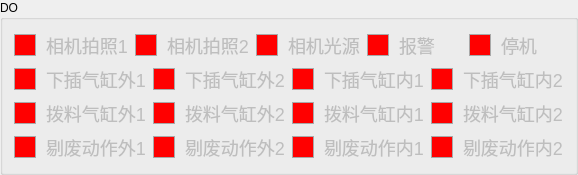
                 <widget class="QGroupBox" name="groupBox_18">
                  <property name="title">
                   <string>DO</string>
                  </property>
                  <layout class="QGridLayout" name="gridLayout_5">
                   <item row="0" column="0">
                    <layout class="QGridLayout" name="gridLayout_14">
                     <item row="0" column="0">
                      <layout class="QHBoxLayout" name="horizontalLayout_30">
                       <item>
                        <widget class="QCheckBox" name="cbox_DOpaizhao1">
                         <property name="enabled">
                          <bool>false</bool>
                         </property>
                         <property name="styleSheet">
                          <string notr="true">QCheckBox {
    /* 默认样式 */
    spacing: 10px; /* 文字和框框之间的间距 */
    font-size: 18px; /* 字体大小 */
}

QCheckBox::indicator {
    /* 按钮的大小 */
    width: 20px;
    height: 20px;
}

QCheckBox::indicator:unchecked {
    /* 未选中状态的样式 */
    background-color:rgb(255, 0, 0); /* 背景颜色 */
    border: 1px solid darkgray; /* 边框颜色 */
}

QCheckBox::indicator:unchecked:hover {
    /* 未选中状态鼠标悬停时的样式 */
    background-color: gray; /* 背景颜色 */
}

QCheckBox::indicator:checked {
    /* 选中状态的样式 */
    background-color: rgb(0, 255, 0); /* 背景颜色 */
    border: 1px solid darkred; /* 边框颜色 */
}

QCheckBox::indicator:checked:hover {
    /* 选中状态鼠标悬停时的样式 */
    background-color: darkred; /* 背景颜色 */
}</string>
                         </property>
                         <property name="text">
                          <string>相机拍照1</string>
                         </property>
                        </widget>
                       </item>
                       <item>
                        <widget class="QCheckBox" name="cbox_DOpaizhao2">
                         <property name="enabled">
                          <bool>false</bool>
                         </property>
                         <property name="styleSheet">
                          <string notr="true">QCheckBox {
    /* 默认样式 */
    spacing: 10px; /* 文字和框框之间的间距 */
    font-size: 18px; /* 字体大小 */
}

QCheckBox::indicator {
    /* 按钮的大小 */
    width: 20px;
    height: 20px;
}

QCheckBox::indicator:unchecked {
    /* 未选中状态的样式 */
    background-color:rgb(255, 0, 0); /* 背景颜色 */
    border: 1px solid darkgray; /* 边框颜色 */
}

QCheckBox::indicator:unchecked:hover {
    /* 未选中状态鼠标悬停时的样式 */
    background-color: gray; /* 背景颜色 */
}

QCheckBox::indicator:checked {
    /* 选中状态的样式 */
    background-color: rgb(0, 255, 0); /* 背景颜色 */
    border: 1px solid darkred; /* 边框颜色 */
}

QCheckBox::indicator:checked:hover {
    /* 选中状态鼠标悬停时的样式 */
    background-color: darkred; /* 背景颜色 */
}</string>
                         </property>
                         <property name="text">
                          <string>相机拍照2</string>
                         </property>
                        </widget>
                       </item>
                       <item>
                        <widget class="QCheckBox" name="cbox_DOguangyuan">
                         <property name="enabled">
                          <bool>false</bool>
                         </property>
                         <property name="styleSheet">
                          <string notr="true">QCheckBox {
    /* 默认样式 */
    spacing: 10px; /* 文字和框框之间的间距 */
    font-size: 18px; /* 字体大小 */
}

QCheckBox::indicator {
    /* 按钮的大小 */
    width: 20px;
    height: 20px;
}

QCheckBox::indicator:unchecked {
    /* 未选中状态的样式 */
    background-color:rgb(255, 0, 0); /* 背景颜色 */
    border: 1px solid darkgray; /* 边框颜色 */
}

QCheckBox::indicator:unchecked:hover {
    /* 未选中状态鼠标悬停时的样式 */
    background-color: gray; /* 背景颜色 */
}

QCheckBox::indicator:checked {
    /* 选中状态的样式 */
    background-color: rgb(0, 255, 0); /* 背景颜色 */
    border: 1px solid darkred; /* 边框颜色 */
}

QCheckBox::indicator:checked:hover {
    /* 选中状态鼠标悬停时的样式 */
    background-color: darkred; /* 背景颜色 */
}</string>
                         </property>
                         <property name="text">
                          <string>相机光源</string>
                         </property>
                        </widget>
                       </item>
                       <item>
                        <widget class="QCheckBox" name="cbox_DObaojing">
                         <property name="enabled">
                          <bool>false</bool>
                         </property>
                         <property name="styleSheet">
                          <string notr="true">QCheckBox {
    /* 默认样式 */
    spacing: 10px; /* 文字和框框之间的间距 */
    font-size: 18px; /* 字体大小 */
}

QCheckBox::indicator {
    /* 按钮的大小 */
    width: 20px;
    height: 20px;
}

QCheckBox::indicator:unchecked {
    /* 未选中状态的样式 */
    background-color:rgb(255, 0, 0); /* 背景颜色 */
    border: 1px solid darkgray; /* 边框颜色 */
}

QCheckBox::indicator:unchecked:hover {
    /* 未选中状态鼠标悬停时的样式 */
    background-color: gray; /* 背景颜色 */
}

QCheckBox::indicator:checked {
    /* 选中状态的样式 */
    background-color: rgb(0, 255, 0); /* 背景颜色 */
    border: 1px solid darkred; /* 边框颜色 */
}

QCheckBox::indicator:checked:hover {
    /* 选中状态鼠标悬停时的样式 */
    background-color: darkred; /* 背景颜色 */
}</string>
                         </property>
                         <property name="text">
                          <string>报警</string>
                         </property>
                        </widget>
                       </item>
                       <item>
                        <widget class="QCheckBox" name="cbox_DOtingji">
                         <property name="enabled">
                          <bool>false</bool>
                         </property>
                         <property name="styleSheet">
                          <string notr="true">QCheckBox {
    /* 默认样式 */
    spacing: 10px; /* 文字和框框之间的间距 */
    font-size: 18px; /* 字体大小 */
}

QCheckBox::indicator {
    /* 按钮的大小 */
    width: 20px;
    height: 20px;
}

QCheckBox::indicator:unchecked {
    /* 未选中状态的样式 */
    background-color:rgb(255, 0, 0); /* 背景颜色 */
    border: 1px solid darkgray; /* 边框颜色 */
}

QCheckBox::indicator:unchecked:hover {
    /* 未选中状态鼠标悬停时的样式 */
    background-color: gray; /* 背景颜色 */
}

QCheckBox::indicator:checked {
    /* 选中状态的样式 */
    background-color: rgb(0, 255, 0); /* 背景颜色 */
    border: 1px solid darkred; /* 边框颜色 */
}

QCheckBox::indicator:checked:hover {
    /* 选中状态鼠标悬停时的样式 */
    background-color: darkred; /* 背景颜色 */
}</string>
                         </property>
                         <property name="text">
                          <string>停机</string>
                         </property>
                        </widget>
                       </item>
                      </layout>
                     </item>
                     <item row="1" column="0">
                      <layout class="QHBoxLayout" name="horizontalLayout_31">
                       <item>
                        <widget class="QCheckBox" name="cbox_DOxiachaqigangwai1">
                         <property name="enabled">
                          <bool>false</bool>
                         </property>
                         <property name="styleSheet">
                          <string notr="true">QCheckBox {
    /* 默认样式 */
    spacing: 10px; /* 文字和框框之间的间距 */
    font-size: 18px; /* 字体大小 */
}

QCheckBox::indicator {
    /* 按钮的大小 */
    width: 20px;
    height: 20px;
}

QCheckBox::indicator:unchecked {
    /* 未选中状态的样式 */
    background-color:rgb(255, 0, 0); /* 背景颜色 */
    border: 1px solid darkgray; /* 边框颜色 */
}

QCheckBox::indicator:unchecked:hover {
    /* 未选中状态鼠标悬停时的样式 */
    background-color: gray; /* 背景颜色 */
}

QCheckBox::indicator:checked {
    /* 选中状态的样式 */
    background-color: rgb(0, 255, 0); /* 背景颜色 */
    border: 1px solid darkred; /* 边框颜色 */
}

QCheckBox::indicator:checked:hover {
    /* 选中状态鼠标悬停时的样式 */
    background-color: darkred; /* 背景颜色 */
}</string>
                         </property>
                         <property name="text">
                          <string>下插气缸外1</string>
                         </property>
                        </widget>
                       </item>
                       <item>
                        <widget class="QCheckBox" name="cbox_DOxiachaqigangwai2">
                         <property name="enabled">
                          <bool>false</bool>
                         </property>
                         <property name="styleSheet">
                          <string notr="true">QCheckBox {
    /* 默认样式 */
    spacing: 10px; /* 文字和框框之间的间距 */
    font-size: 18px; /* 字体大小 */
}

QCheckBox::indicator {
    /* 按钮的大小 */
    width: 20px;
    height: 20px;
}

QCheckBox::indicator:unchecked {
    /* 未选中状态的样式 */
    background-color:rgb(255, 0, 0); /* 背景颜色 */
    border: 1px solid darkgray; /* 边框颜色 */
}

QCheckBox::indicator:unchecked:hover {
    /* 未选中状态鼠标悬停时的样式 */
    background-color: gray; /* 背景颜色 */
}

QCheckBox::indicator:checked {
    /* 选中状态的样式 */
    background-color: rgb(0, 255, 0); /* 背景颜色 */
    border: 1px solid darkred; /* 边框颜色 */
}

QCheckBox::indicator:checked:hover {
    /* 选中状态鼠标悬停时的样式 */
    background-color: darkred; /* 背景颜色 */
}</string>
                         </property>
                         <property name="text">
                          <string>下插气缸外2</string>
                         </property>
                        </widget>
                       </item>
                       <item>
                        <widget class="QCheckBox" name="cbox_DOxiachaqigangnei1">
                         <property name="enabled">
                          <bool>false</bool>
                         </property>
                         <property name="styleSheet">
                          <string notr="true">QCheckBox {
    /* 默认样式 */
    spacing: 10px; /* 文字和框框之间的间距 */
    font-size: 18px; /* 字体大小 */
}

QCheckBox::indicator {
    /* 按钮的大小 */
    width: 20px;
    height: 20px;
}

QCheckBox::indicator:unchecked {
    /* 未选中状态的样式 */
    background-color:rgb(255, 0, 0); /* 背景颜色 */
    border: 1px solid darkgray; /* 边框颜色 */
}

QCheckBox::indicator:unchecked:hover {
    /* 未选中状态鼠标悬停时的样式 */
    background-color: gray; /* 背景颜色 */
}

QCheckBox::indicator:checked {
    /* 选中状态的样式 */
    background-color: rgb(0, 255, 0); /* 背景颜色 */
    border: 1px solid darkred; /* 边框颜色 */
}

QCheckBox::indicator:checked:hover {
    /* 选中状态鼠标悬停时的样式 */
    background-color: darkred; /* 背景颜色 */
}</string>
                         </property>
                         <property name="text">
                          <string>下插气缸内1</string>
                         </property>
                        </widget>
                       </item>
                       <item>
                        <widget class="QCheckBox" name="cbox_DOxiachaqigangnei2">
                         <property name="enabled">
                          <bool>false</bool>
                         </property>
                         <property name="styleSheet">
                          <string notr="true">QCheckBox {
    /* 默认样式 */
    spacing: 10px; /* 文字和框框之间的间距 */
    font-size: 18px; /* 字体大小 */
}

QCheckBox::indicator {
    /* 按钮的大小 */
    width: 20px;
    height: 20px;
}

QCheckBox::indicator:unchecked {
    /* 未选中状态的样式 */
    background-color:rgb(255, 0, 0); /* 背景颜色 */
    border: 1px solid darkgray; /* 边框颜色 */
}

QCheckBox::indicator:unchecked:hover {
    /* 未选中状态鼠标悬停时的样式 */
    background-color: gray; /* 背景颜色 */
}

QCheckBox::indicator:checked {
    /* 选中状态的样式 */
    background-color: rgb(0, 255, 0); /* 背景颜色 */
    border: 1px solid darkred; /* 边框颜色 */
}

QCheckBox::indicator:checked:hover {
    /* 选中状态鼠标悬停时的样式 */
    background-color: darkred; /* 背景颜色 */
}</string>
                         </property>
                         <property name="text">
                          <string>下插气缸内2</string>
                         </property>
                        </widget>
                       </item>
                      </layout>
                     </item>
                     <item row="2" column="0">
                      <layout class="QHBoxLayout" name="horizontalLayout_32">
                       <item>
                        <widget class="QCheckBox" name="cbox_DOboliaoqigangwai1">
                         <property name="enabled">
                          <bool>false</bool>
                         </property>
                         <property name="styleSheet">
                          <string notr="true">QCheckBox {
    /* 默认样式 */
    spacing: 10px; /* 文字和框框之间的间距 */
    font-size: 18px; /* 字体大小 */
}

QCheckBox::indicator {
    /* 按钮的大小 */
    width: 20px;
    height: 20px;
}

QCheckBox::indicator:unchecked {
    /* 未选中状态的样式 */
    background-color:rgb(255, 0, 0); /* 背景颜色 */
    border: 1px solid darkgray; /* 边框颜色 */
}

QCheckBox::indicator:unchecked:hover {
    /* 未选中状态鼠标悬停时的样式 */
    background-color: gray; /* 背景颜色 */
}

QCheckBox::indicator:checked {
    /* 选中状态的样式 */
    background-color: rgb(0, 255, 0); /* 背景颜色 */
    border: 1px solid darkred; /* 边框颜色 */
}

QCheckBox::indicator:checked:hover {
    /* 选中状态鼠标悬停时的样式 */
    background-color: darkred; /* 背景颜色 */
}</string>
                         </property>
                         <property name="text">
                          <string>拨料气缸外1</string>
                         </property>
                        </widget>
                       </item>
                       <item>
                        <widget class="QCheckBox" name="cbox_DOboliaoqigangwai2">
                         <property name="enabled">
                          <bool>false</bool>
                         </property>
                         <property name="styleSheet">
                          <string notr="true">QCheckBox {
    /* 默认样式 */
    spacing: 10px; /* 文字和框框之间的间距 */
    font-size: 18px; /* 字体大小 */
}

QCheckBox::indicator {
    /* 按钮的大小 */
    width: 20px;
    height: 20px;
}

QCheckBox::indicator:unchecked {
    /* 未选中状态的样式 */
    background-color:rgb(255, 0, 0); /* 背景颜色 */
    border: 1px solid darkgray; /* 边框颜色 */
}

QCheckBox::indicator:unchecked:hover {
    /* 未选中状态鼠标悬停时的样式 */
    background-color: gray; /* 背景颜色 */
}

QCheckBox::indicator:checked {
    /* 选中状态的样式 */
    background-color: rgb(0, 255, 0); /* 背景颜色 */
    border: 1px solid darkred; /* 边框颜色 */
}

QCheckBox::indicator:checked:hover {
    /* 选中状态鼠标悬停时的样式 */
    background-color: darkred; /* 背景颜色 */
}</string>
                         </property>
                         <property name="text">
                          <string>拨料气缸外2</string>
                         </property>
                        </widget>
                       </item>
                       <item>
                        <widget class="QCheckBox" name="cbox_DOboliaoqigangnei1">
                         <property name="enabled">
                          <bool>false</bool>
                         </property>
                         <property name="styleSheet">
                          <string notr="true">QCheckBox {
    /* 默认样式 */
    spacing: 10px; /* 文字和框框之间的间距 */
    font-size: 18px; /* 字体大小 */
}

QCheckBox::indicator {
    /* 按钮的大小 */
    width: 20px;
    height: 20px;
}

QCheckBox::indicator:unchecked {
    /* 未选中状态的样式 */
    background-color:rgb(255, 0, 0); /* 背景颜色 */
    border: 1px solid darkgray; /* 边框颜色 */
}

QCheckBox::indicator:unchecked:hover {
    /* 未选中状态鼠标悬停时的样式 */
    background-color: gray; /* 背景颜色 */
}

QCheckBox::indicator:checked {
    /* 选中状态的样式 */
    background-color: rgb(0, 255, 0); /* 背景颜色 */
    border: 1px solid darkred; /* 边框颜色 */
}

QCheckBox::indicator:checked:hover {
    /* 选中状态鼠标悬停时的样式 */
    background-color: darkred; /* 背景颜色 */
}</string>
                         </property>
                         <property name="text">
                          <string>拨料气缸内1</string>
                         </property>
                        </widget>
                       </item>
                       <item>
                        <widget class="QCheckBox" name="cbox_DOboliaoqigangnei2">
                         <property name="enabled">
                          <bool>false</bool>
                         </property>
                         <property name="styleSheet">
                          <string notr="true">QCheckBox {
    /* 默认样式 */
    spacing: 10px; /* 文字和框框之间的间距 */
    font-size: 18px; /* 字体大小 */
}

QCheckBox::indicator {
    /* 按钮的大小 */
    width: 20px;
    height: 20px;
}

QCheckBox::indicator:unchecked {
    /* 未选中状态的样式 */
    background-color:rgb(255, 0, 0); /* 背景颜色 */
    border: 1px solid darkgray; /* 边框颜色 */
}

QCheckBox::indicator:unchecked:hover {
    /* 未选中状态鼠标悬停时的样式 */
    background-color: gray; /* 背景颜色 */
}

QCheckBox::indicator:checked {
    /* 选中状态的样式 */
    background-color: rgb(0, 255, 0); /* 背景颜色 */
    border: 1px solid darkred; /* 边框颜色 */
}

QCheckBox::indicator:checked:hover {
    /* 选中状态鼠标悬停时的样式 */
    background-color: darkred; /* 背景颜色 */
}</string>
                         </property>
                         <property name="text">
                          <string>拨料气缸内2</string>
                         </property>
                        </widget>
                       </item>
                      </layout>
                     </item>
                     <item row="3" column="0">
                      <layout class="QHBoxLayout" name="horizontalLayout_33">
                       <item>
                        <widget class="QCheckBox" name="cbox_DOtifeidongzuowai1">
                         <property name="enabled">
                          <bool>false</bool>
                         </property>
                         <property name="styleSheet">
                          <string notr="true">QCheckBox {
    /* 默认样式 */
    spacing: 10px; /* 文字和框框之间的间距 */
    font-size: 18px; /* 字体大小 */
}

QCheckBox::indicator {
    /* 按钮的大小 */
    width: 20px;
    height: 20px;
}

QCheckBox::indicator:unchecked {
    /* 未选中状态的样式 */
    background-color:rgb(255, 0, 0); /* 背景颜色 */
    border: 1px solid darkgray; /* 边框颜色 */
}

QCheckBox::indicator:unchecked:hover {
    /* 未选中状态鼠标悬停时的样式 */
    background-color: gray; /* 背景颜色 */
}

QCheckBox::indicator:checked {
    /* 选中状态的样式 */
    background-color: rgb(0, 255, 0); /* 背景颜色 */
    border: 1px solid darkred; /* 边框颜色 */
}

QCheckBox::indicator:checked:hover {
    /* 选中状态鼠标悬停时的样式 */
    background-color: darkred; /* 背景颜色 */
}</string>
                         </property>
                         <property name="text">
                          <string>剔废动作外1</string>
                         </property>
                        </widget>
                       </item>
                       <item>
                        <widget class="QCheckBox" name="cbox_DOtifeidongzuowai2">
                         <property name="enabled">
                          <bool>false</bool>
                         </property>
                         <property name="styleSheet">
                          <string notr="true">QCheckBox {
    /* 默认样式 */
    spacing: 10px; /* 文字和框框之间的间距 */
    font-size: 18px; /* 字体大小 */
}

QCheckBox::indicator {
    /* 按钮的大小 */
    width: 20px;
    height: 20px;
}

QCheckBox::indicator:unchecked {
    /* 未选中状态的样式 */
    background-color:rgb(255, 0, 0); /* 背景颜色 */
    border: 1px solid darkgray; /* 边框颜色 */
}

QCheckBox::indicator:unchecked:hover {
    /* 未选中状态鼠标悬停时的样式 */
    background-color: gray; /* 背景颜色 */
}

QCheckBox::indicator:checked {
    /* 选中状态的样式 */
    background-color: rgb(0, 255, 0); /* 背景颜色 */
    border: 1px solid darkred; /* 边框颜色 */
}

QCheckBox::indicator:checked:hover {
    /* 选中状态鼠标悬停时的样式 */
    background-color: darkred; /* 背景颜色 */
}</string>
                         </property>
                         <property name="text">
                          <string>剔废动作外2</string>
                         </property>
                        </widget>
                       </item>
                       <item>
                        <widget class="QCheckBox" name="cbox_DOtifeidongzuonei1">
                         <property name="enabled">
                          <bool>false</bool>
                         </property>
                         <property name="styleSheet">
                          <string notr="true">QCheckBox {
    /* 默认样式 */
    spacing: 10px; /* 文字和框框之间的间距 */
    font-size: 18px; /* 字体大小 */
}

QCheckBox::indicator {
    /* 按钮的大小 */
    width: 20px;
    height: 20px;
}

QCheckBox::indicator:unchecked {
    /* 未选中状态的样式 */
    background-color:rgb(255, 0, 0); /* 背景颜色 */
    border: 1px solid darkgray; /* 边框颜色 */
}

QCheckBox::indicator:unchecked:hover {
    /* 未选中状态鼠标悬停时的样式 */
    background-color: gray; /* 背景颜色 */
}

QCheckBox::indicator:checked {
    /* 选中状态的样式 */
    background-color: rgb(0, 255, 0); /* 背景颜色 */
    border: 1px solid darkred; /* 边框颜色 */
}

QCheckBox::indicator:checked:hover {
    /* 选中状态鼠标悬停时的样式 */
    background-color: darkred; /* 背景颜色 */
}</string>
                         </property>
                         <property name="text">
                          <string>剔废动作内1</string>
                         </property>
                        </widget>
                       </item>
                       <item>
                        <widget class="QCheckBox" name="cbox_DOtifeidongzuonei2">
                         <property name="enabled">
                          <bool>false</bool>
                         </property>
                         <property name="styleSheet">
                          <string notr="true">QCheckBox {
    /* 默认样式 */
    spacing: 10px; /* 文字和框框之间的间距 */
    font-size: 18px; /* 字体大小 */
}

QCheckBox::indicator {
    /* 按钮的大小 */
    width: 20px;
    height: 20px;
}

QCheckBox::indicator:unchecked {
    /* 未选中状态的样式 */
    background-color:rgb(255, 0, 0); /* 背景颜色 */
    border: 1px solid darkgray; /* 边框颜色 */
}

QCheckBox::indicator:unchecked:hover {
    /* 未选中状态鼠标悬停时的样式 */
    background-color: gray; /* 背景颜色 */
}

QCheckBox::indicator:checked {
    /* 选中状态的样式 */
    background-color: rgb(0, 255, 0); /* 背景颜色 */
    border: 1px solid darkred; /* 边框颜色 */
}

QCheckBox::indicator:checked:hover {
    /* 选中状态鼠标悬停时的样式 */
    background-color: darkred; /* 背景颜色 */
}</string>
                         </property>
                         <property name="text">
                          <string>剔废动作内2</string>
                         </property>
                        </widget>
                       </item>
                      </layout>
                     </item>
                    </layout>
                   </item>
                  </layout>
                 </widget>
